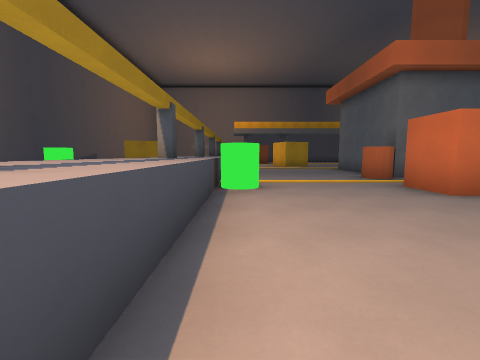
[1] (above)

24 first-person views from a walk through a 3-D level made in the Godot game engine. The camera is 1.3 m above the floor, tilts 6° down and sees 90° across. The floor is counted in squares, 2 m on a side. Each view is taken from the middle of a square. On the plan, view 1 faces up. The plan holds only what a view shows up to about 9 squares ahead; the rest is blank.

[2]
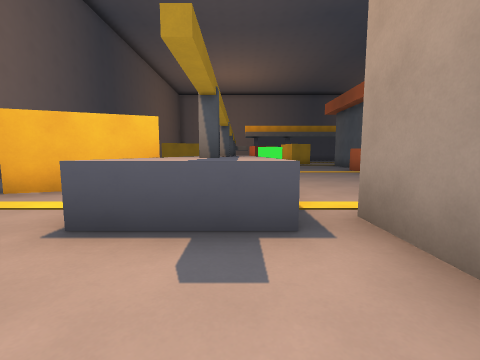

[3]
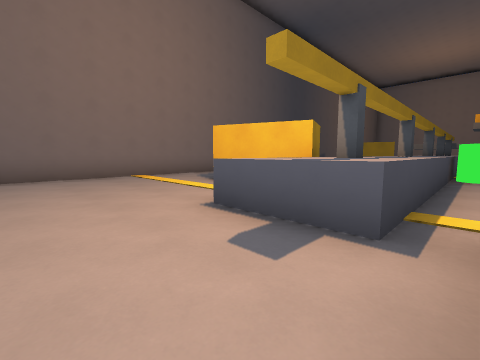

[4]
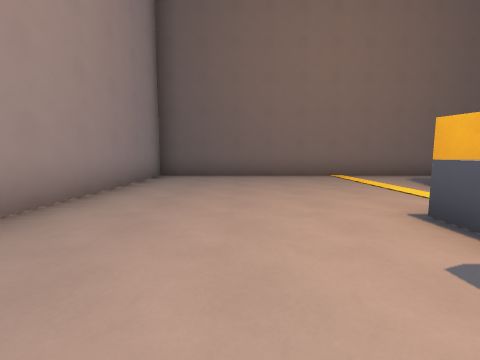

[5]
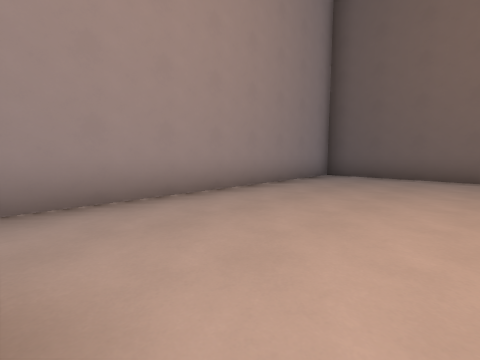

[6]
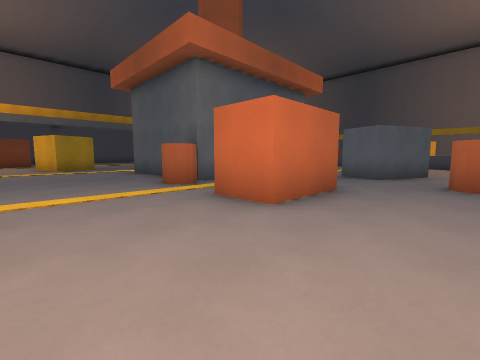

[7]
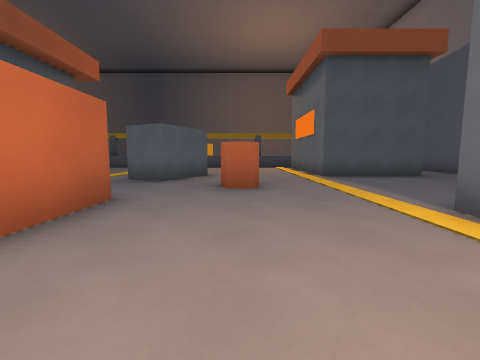

[8]
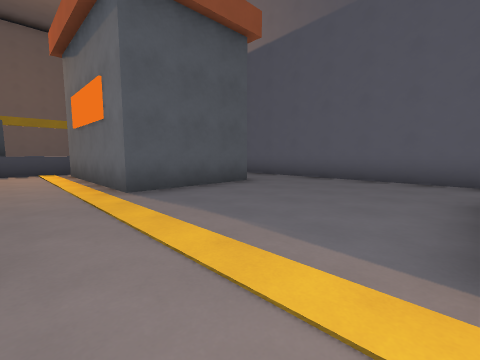

[9]
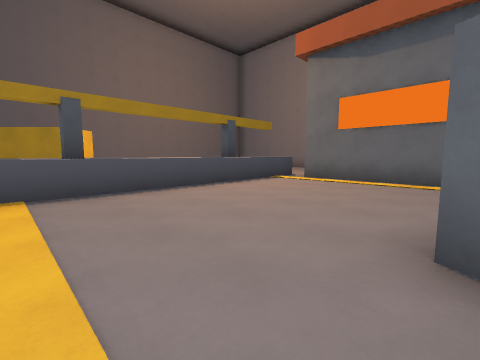

[10]
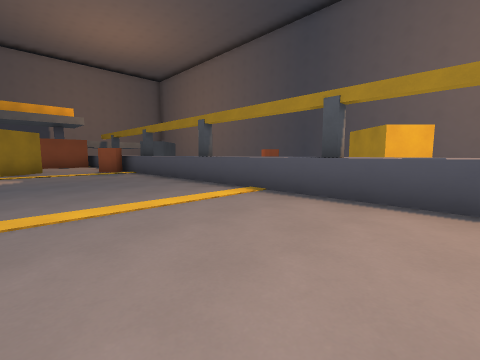

[11]
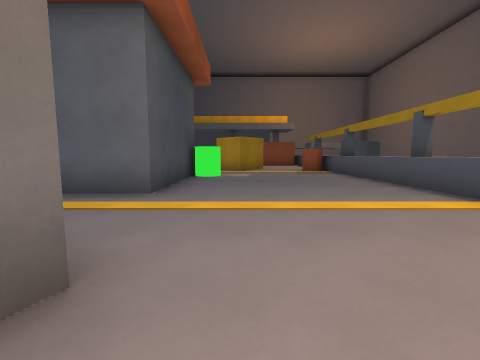

[12]
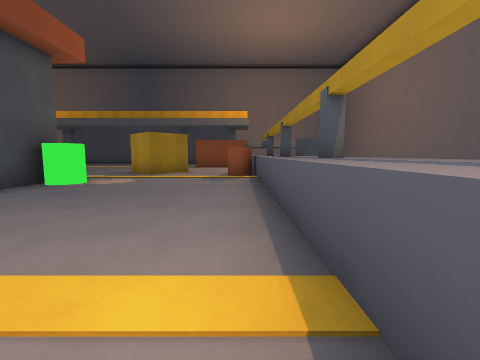

[13]
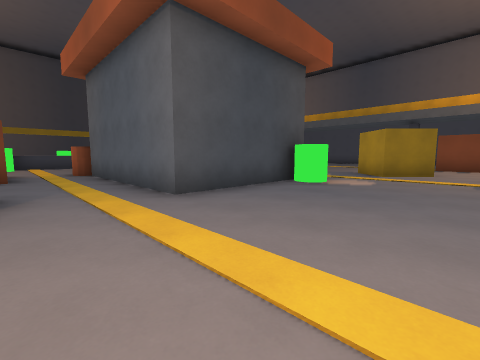

[14]
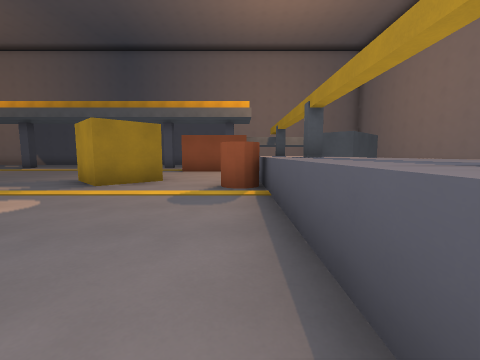

[15]
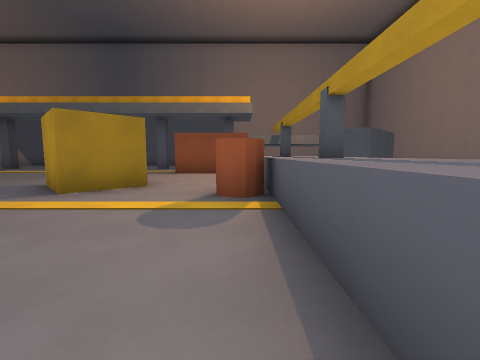

[16]
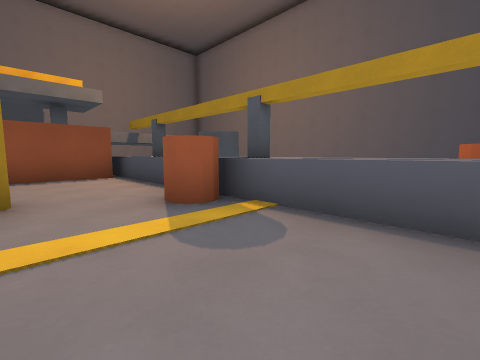

[17]
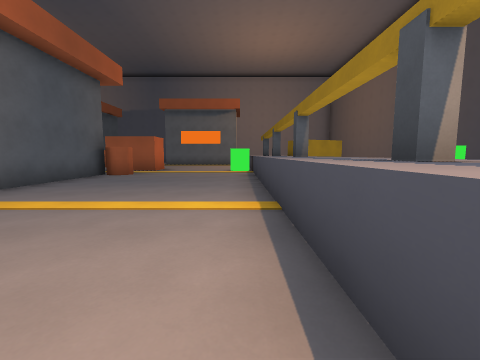

[18]
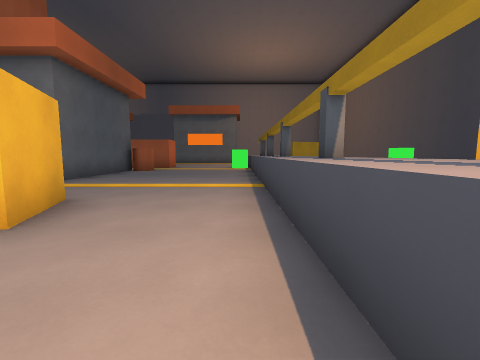

[19]
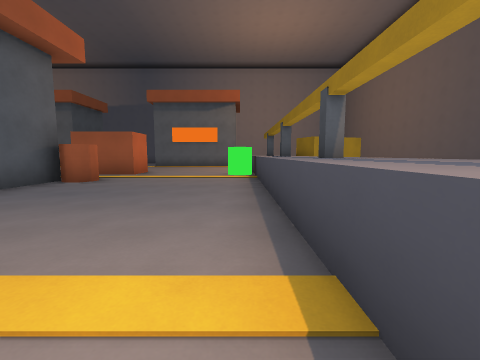

[20]
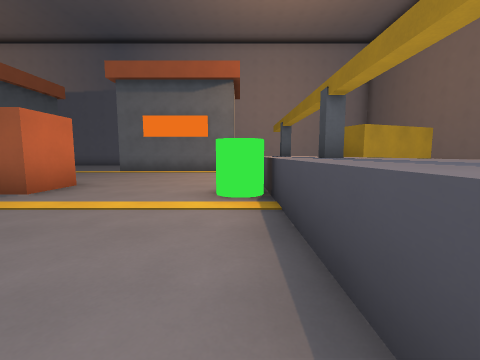

[21]
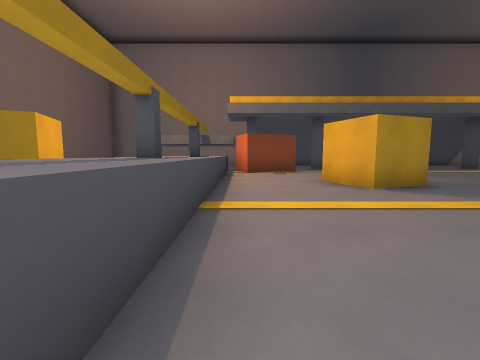

[22]
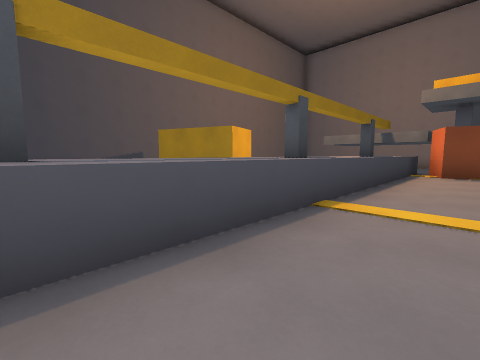

[23]
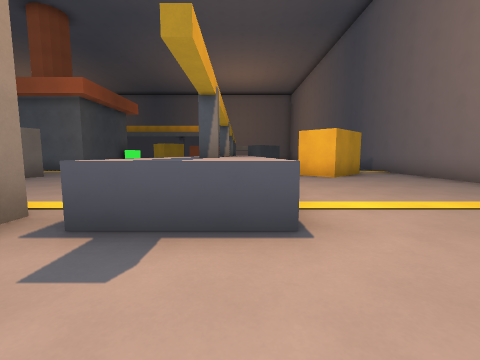

[24]
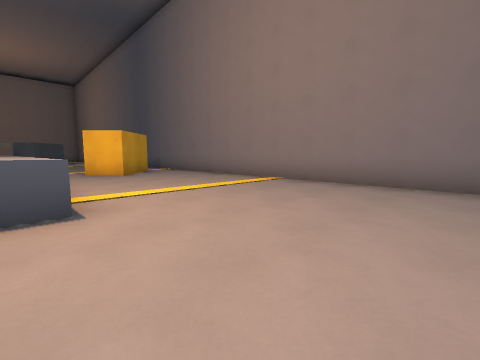

### Floor plan
Key: @ floor where view 1 was taken; # wall or solid block; . floor; ^ raised ledge; B barrel.
Columns run from 8 left of view 1 to 22 right of it. Each row starts with its distance up from view 1.
 19        ^.
 18        ^##          ###^      #
 17       ^^...  ....  ....^^###  #
 16        ^...  ..... ....^^ #   #
 15       ^^...# .....  ...^      #
 14       ^^...#..  ..###..^^     #
 13 # ##  ^^.....    ..#..B^^     #
 12 #     ^^.....     .....^^     #
 11 #     ^^.....#   #B....^^     #
 10 #     ^^.....#   #B....^^     #
  9 #     ^^.....#   #.....^^
  8 #     ^^.....#   #.....^^
  7 #     ^^....B#####.....^^
  6 #     ^^...............^^ .#  #
  5 #     ^^B...##.........^^ ###.#
  4 #     ^^....##..###....^^..#..#
  3 #.   #^^...............^^.....#
  2 #..###^^.......B.......^^.....#
  1 #..#..^^...............^^.....#
  0 #.....^^@. ............^^.....#
 -1 #.....^^.#  #.....####.^^.....#
 -2 #........#   .....#   ........#
 -3 #........    .....#     ......#
 -4 #........    ......     ......#
 -5 #........    .......
 -6 #########    #######

Where each view was taken, in squares from view 1:
view 1: 0 up, 0 right, facing up
view 2: 3 down, 1 left, facing up
view 3: 3 down, 0 right, facing up-left
view 4: 3 down, 0 right, facing left
view 5: 2 down, 0 right, facing down-left
view 6: 2 up, 1 right, facing up-right
view 7: 2 up, 2 right, facing right
view 8: 1 up, 5 right, facing down-right
view 9: 6 up, 10 right, facing down-right
view 10: 3 up, 11 right, facing up-right
view 11: 3 up, 11 right, facing up
view 12: 5 up, 14 right, facing up
view 13: 5 up, 13 right, facing up-left
view 14: 8 up, 14 right, facing up
view 15: 9 up, 14 right, facing up
view 16: 10 up, 12 right, facing up-right
view 17: 15 up, 0 right, facing down
view 18: 17 up, 0 right, facing down
view 19: 13 up, 0 right, facing down
view 20: 9 up, 0 right, facing down
view 21: 9 up, 0 right, facing up
view 22: 9 up, 1 right, facing up-left
view 23: 3 down, 16 right, facing up
view 24: 4 down, 16 right, facing up-right
